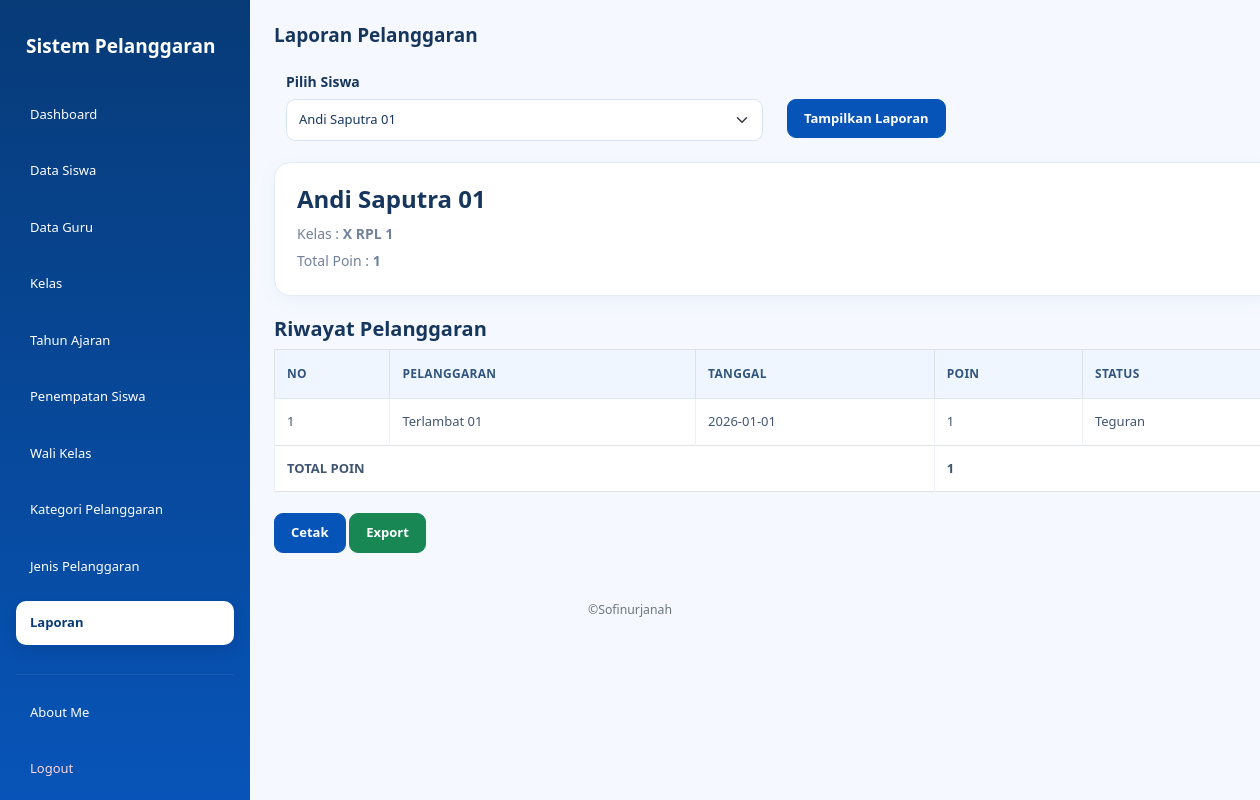
The page /laporan.php?siswa_id=1 (signed in) on the database as committed earlier.
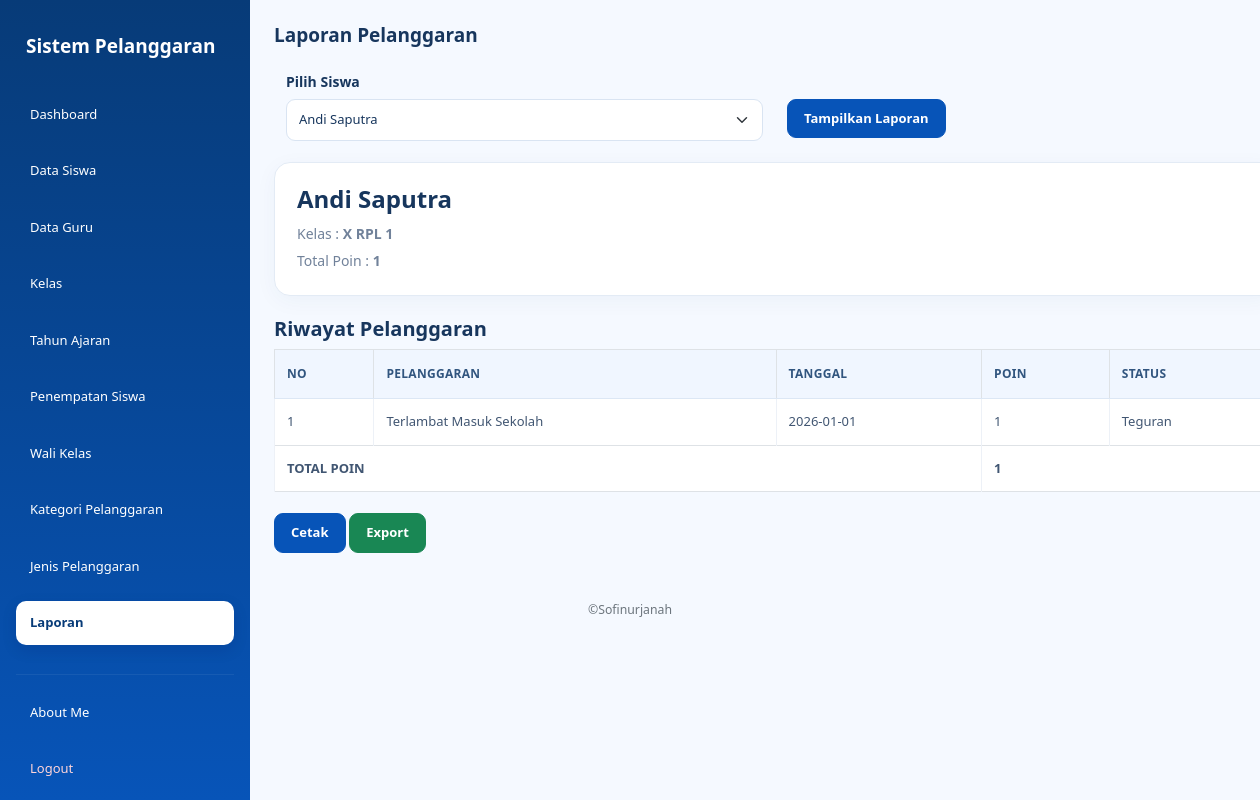
The same page on the database as committed later.
### tables this page shows
CREATE TABLE `t_pelanggaran_siswa` (
  `id` int(11) NOT NULL,
  `tahun_ajaran_id` int(11) NOT NULL,
  `siswa_id` int(11) NOT NULL,
  `nama_siswa` varchar(150) NOT NULL,
  `kelas_id` int(11) NOT NULL,
  `nama_kelas` varchar(100) NOT NULL,
  `pelanggaran_id` int(11) NOT NULL,
  `nama_pelanggaran` varchar(150) NOT NULL,
  `pelanggaran_kategori_id` int(11) NOT NULL,
  `guru_id` int(11) NOT NULL,
  `nama_guru` varchar(150) NOT NULL,
  `tanggal` date NOT NULL,
  `keterangan` text NOT NULL,
  `poin` int(11) NOT NULL,
  `tindakan` text NOT NULL,
  `status` varchar(30) NOT NULL,
  `created_at` timestamp NOT NULL DEFAULT current_timestamp(),
  `updated_at` timestamp NOT NULL DEFAULT current_timestamp()
);

### laporan.php (the view, shortened to what this page needs)
<?php
include "config/koneksi.php";
$role = strtolower($_SESSION['role']);
$data_siswa = mysqli_query(
    $koneksi,
    "SELECT DISTINCT siswa_id, nama_siswa
     FROM t_pelanggaran_siswa
     ORDER BY nama_siswa ASC"
);
$siswa_id = isset($_GET['siswa_id']) ? $_GET['siswa_id'] : '';
$data_laporan = null;
if ($siswa_id != '') {
    $data_laporan = mysqli_query(
        $koneksi,
        "SELECT *
         FROM t_pelanggaran_siswa
         WHERE siswa_id = '$siswa_id'
         ORDER BY tanggal DESC"
    );
}
?>
<!DOCTYPE html>
<html>
<head>
    <link
        href="https://cdn.jsdelivr.net/npm/bootstrap@5.3.3/dist/css/bootstrap.min.css"
        rel="stylesheet">
        <link rel="stylesheet" href="style.css">
</head>
<body>
<div class="container-fluid">
    <div class="row">
        <div class="col-md-3 col-lg-2 min-vh-100 p-3"
             style="background-color: #30318B;">
            <h4 class="text-white mb-4">
                Sistem Pelanggaran
            </h4>
            <ul class="nav nav-pills flex-column">
                <li class="nav-item mb-2">
                    <a href="dashboard.php"
                       class="nav-link text-white">
                        Dashboard
                    </a>
                </li>
                <?php if ($role == 'admin') { ?>
                    <li class="nav-item mb-2">
                        <a href="data_siswa.php"
                           class="nav-link text-white">
                            Data Siswa
                        </a>
                    </li>
                    <li class="nav-item mb-2">
                        <a href="data_guru.php"
                           class="nav-link text-white">
                            Data Guru
                        </a>
                    </li>
                    <li class="nav-item mb-2">
                        <a href="data_kelas.php"
                           class="nav-link text-white">
                            Kelas
                        </a>
                    </li>
                    <li class="nav-item mb-2">
                        <a href="data_tahun_ajaran.php"
                           class="nav-link text-white">
                            Tahun Ajaran
                        </a>
                    </li>
                    <li class="nav-item mb-2">
                        <a href="penempatan_siswa.php"
                           class="nav-link text-white">
                            Penempatan Siswa
                        </a>
                    </li>
                    <li class="nav-item mb-2">
                        <a href="wali_kelas.php"
                           class="nav-link text-white">
                            Wali Kelas
                        </a>
                    </li>
                    <li class="nav-item mb-2">
                        <a href="kategori_pelanggaran.php"
                           class="nav-link text-white">
                            Kategori Pelanggaran
                        </a>
                    </li>
                    <li class="nav-item mb-2">
                        <a href="jenis_pelanggaran.php"
                           class="nav-link text-white">
                            Jenis Pelanggaran
                        </a>
                    </li>
                    <li class="nav-item mb-2">
                        <a href="laporan.php"
                           class="nav-link active">
                            Laporan
                        </a>
                    </li>
                <?php } ?>
                <hr class="text-secondary">
        <li class="nav-item mb-2">
            <a href="about_me.php"
                 class="nav-link text-white">
                    About Me
            </a>
        </li>
        <li class="nav-item">
            <a href="logout.php"
               class="nav-link text-danger">
                Logout
            </a>
        </li>
            </ul>
        </div>
        <main class="col-md-9 col-lg-10 p-4">
<div class="d-flex justify-content-between
            align-items-center mb-4">
    <h3 class="fw-bold mb-0">Laporan Pelanggaran</h3>
</div>
            <form method="GET">
                <div class="row">
                    <div class="col-md-6">
                        <label class="form-label">
                            Pilih Siswa
                        </label>
                        <select
                            name="siswa_id"
                            class="form-select"
                            required>
                            <?php while ($siswa = mysqli_fetch_assoc($data_siswa)) { ?>
                                <option
                                    value="<?= $siswa['siswa_id']; ?>"
                                    <?= ($siswa_id == $siswa['siswa_id']) ? 'selected' : ''; ?>>
                                    <?= htmlspecialchars($siswa['nama_siswa']); ?>
                                </option>
                            <?php } ?>
                        </select>
                    </div>
                    <div class="col-md-6">
                        <label class="form-label">
                        </label>
                        <br>
                        <button
                            type="submit"
                            class="btn btn-primary">
                            Tampilkan Laporan
                        </button>
                    </div>
                </div>
            </form>
            <br>
            <?php if ($data_laporan != null) { ?>
                <?php
                $data_pertama = mysqli_fetch_assoc($data_laporan);
                if ($data_pertama) {
                ?>
                    <div class="card">
                        <div class="card-body">
                            <h4>
                                <?= htmlspecialchars($data_pertama['nama_siswa']); ?>
                            </h4>
                            <p class="mb-1">
                                Kelas :
                                <b>
                                    <?= htmlspecialchars($data_pertama['nama_kelas']); ?>
                                </b>
                            </p>
                            <p class="mb-0">
                                Total Poin :
                                <b>
                                    <?php
                                    $total_poin = $data_pertama['poin'];
                                    ?>
                                    <?= $total_poin; ?>
                                </b>
                            </p>
                        </div>
                    </div>
                    <br>
                    <h5>
                        Riwayat Pelanggaran
                    </h5>
                    <table class="table table-bordered">
                        <thead>
                            <tr>
                                <th>No</th>
                                <th>Pelanggaran</th>
                                <th>Tanggal</th>
                                <th>Poin</th>
                                <th>Status</th>
                            </tr>
                        </thead>
                        <tbody>
                            <?php
                            $no = 1;
                            $total_poin = $data_pertama['poin'];
                            ?>
                            <tr>
                                <td>
                                    <?= $no++; ?>
                                </td>
                                <td>
                                    <?= htmlspecialchars($data_pertama['nama_pelanggaran']); ?>
                                </td>
                                <td>
                                    <?= $data_pertama['tanggal']; ?>
                                </td>
                                <td>
                                    <?= $data_pertama['poin']; ?>
                                </td>
                                <td>
                                    <?= htmlspecialchars($data_pertama['status']); ?>
                                </td>
                            </tr>
                            <tr>
                                <td colspan="3">
                                    <b>
                                        TOTAL POIN
                                    </b>
                                </td>
                                <td colspan="2">
                                    <b>
                                        <?= $total_poin; ?>
                                    </b>
                                </td>
                            </tr>
                        </tbody>
                    </table>
                    <br>
                    <button
                        onclick="cetakLaporan()"
                        class="btn btn-primary">
                        Cetak
                    </button>
                    <button
                        onclick="exportCSV()"
                        class="btn btn-success">
                        Export
                    </button>
                <?php } ?>
            <?php } ?>
        </main>
            <p class="text-center text-secondary small mt-4">
                ©Sofinurjanah
            </p>
    </div>
</div>
</body>
</html>

### style.css (style rules this page uses)
:root { --primary: #0754b8; --primary-dark: #073b78; --primary-light: #eaf3ff; --background: #f5f9ff; --white: #ffffff; --text: #17365d; --muted: #71829a; --border: #e3ebf5; --success: #198754; --danger: #dc3545; --radius: 16px; }
* { box-sizing: border-box; }
body { margin: 0; font-family: "Segoe UI", Arial, sans-serif; background: var(--background); color: var(--text); font-size: 14px; }
h1, h2, h3, h4, h5 { color: var(--text); font-weight: 700; }
a { text-decoration: none; }
aside, .sidebar, .col-lg-2.min-vh-100, .col-md-3.col-lg-2.min-vh-100 { background: linear-gradient( 180deg, #073b78 0%, #0754b8 100% ) !important; }
.col-lg-2.min-vh-100, .col-md-3.col-lg-2.min-vh-100 { padding: 24px 16px !important; }
aside h4, .sidebar h4, .col-lg-2 h4 { color: var(--white); font-size: 19px; font-weight: 750; line-height: 1.5; padding: 8px 10px; }
.nav-pills .nav-link { color: #dceaff; padding: 12px 14px; margin-bottom: 5px; border-radius: 10px; font-size: 13px; font-weight: 500; transition: all 0.2s ease; }
.nav-pills .nav-link.active { color: var(--primary-dark) !important; background: #ffffff !important; font-weight: 700; box-shadow: 0 5px 15px rgba(0, 20, 70, 0.12); }
.nav-pills .nav-link.text-danger { color: #ffd5d9 !important; }
hr { border-color: rgba(255, 255, 255, 0.25); }
main { min-width: 0; padding: 32px !important; }
main h3 { font-size: 19px; }
main p { color: var(--muted); line-height: 1.7; }
.container-fluid { padding-left: 0; padding-right: 0; }
.row { margin-right: 0; margin-left: 0; }
.card { border: 1px solid var(--border); border-radius: var(--radius); background: var(--white); box-shadow: 0 5px 22px rgba(22, 63, 115, 0.045); transition: box-shadow 0.2s ease, transform 0.2s ease; }
.card-body { padding: 22px; }
.btn { border-radius: 9px; padding: 9px 16px; font-weight: 600; font-size: 13px; transition: all 0.2s ease; }
.btn-primary { color: #fff; background: var(--primary); border-color: var(--primary); }
.btn-success { background: var(--success); border-color: var(--success); }
.form-label { color: var(--text); font-weight: 600; margin-bottom: 7px; }
.form-control, .form-select { min-height: 42px; border: 1px solid #d9e4f2; border-radius: 9px; background-color: #fff; color: var(--text); font-size: 13px; }
.table { margin-bottom: 0; vertical-align: middle; font-size: 13px; }
.table thead th, .table th { background: #f0f6ff; color: #31557f; font-size: 12px; font-weight: 700; text-transform: uppercase; letter-spacing: 0.3px; border-bottom: 1px solid #dce7f5; padding: 15px 12px; white-space: nowrap; }
.table tbody td { color: #415672; padding: 13px 12px; border-color: #edf1f7; }
@media (min-width: 768px) { .col-md-3.col-lg-2.min-vh-100, .col-lg-2.min-vh-100, aside.sidebar { position: fixed !important; top: 0; left: 0; bottom: 0; width: 250px; height: 100vh; overflow-y: auto; z-index: 1000; } }
@media (min-width: 768px) { main { margin-left: 250px; width: calc(100% - 250px); } }

Rows that differ between the two databases and show on the page:
changed t_pelanggaran_siswa "X RPL 1": nama_siswa "Andi Saputra 01" → "Andi Saputra"; nama_pelanggaran "Terlambat 01" → "Terlambat Masuk Sekolah"
Other text that changed with them:
form field siswa_id: "Andi Saputra 01" → "Andi Saputra"
